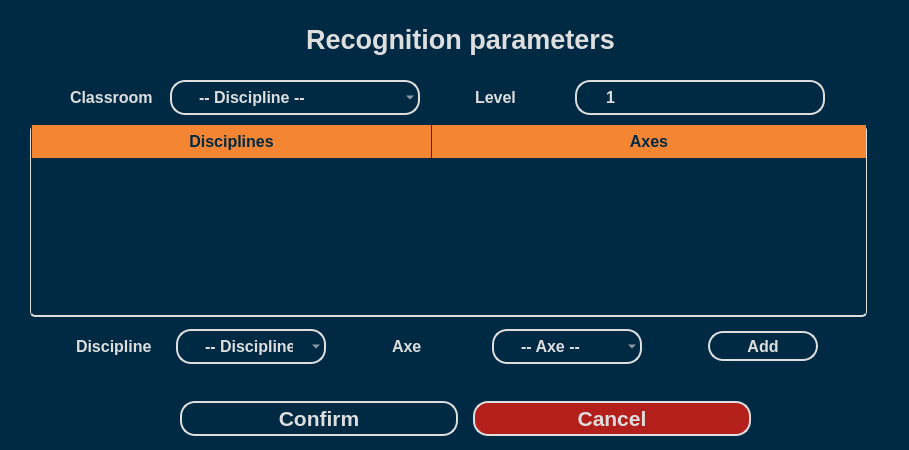
<?xml version="1.0" encoding="UTF-8"?>
<ui version="4.0">
 <class>Dialog</class>
 <widget class="QDialog" name="Dialog">
  <property name="windowModality">
   <enum>Qt::NonModal</enum>
  </property>
  <property name="geometry">
   <rect>
    <x>0</x>
    <y>0</y>
    <width>909</width>
    <height>450</height>
   </rect>
  </property>
  <property name="sizePolicy">
   <sizepolicy hsizetype="Fixed" vsizetype="Fixed">
    <horstretch>0</horstretch>
    <verstretch>0</verstretch>
   </sizepolicy>
  </property>
  <property name="minimumSize">
   <size>
    <width>773</width>
    <height>450</height>
   </size>
  </property>
  <property name="maximumSize">
   <size>
    <width>909</width>
    <height>450</height>
   </size>
  </property>
  <property name="font">
   <font>
    <family>Segoe UI</family>
    <pointsize>12</pointsize>
   </font>
  </property>
  <property name="windowTitle">
   <string>Update Student</string>
  </property>
  <property name="styleSheet">
   <string notr="true">background: #002A44;
color: #dedede;</string>
  </property>
  <property name="locale">
   <locale language="English" country="Cameroon"/>
  </property>
  <property name="sizeGripEnabled">
   <bool>true</bool>
  </property>
  <property name="modal">
   <bool>true</bool>
  </property>
  <widget class="QLabel" name="title_label">
   <property name="geometry">
    <rect>
     <x>260</x>
     <y>20</y>
     <width>401</width>
     <height>38</height>
    </rect>
   </property>
   <property name="sizePolicy">
    <sizepolicy hsizetype="Preferred" vsizetype="Expanding">
     <horstretch>0</horstretch>
     <verstretch>0</verstretch>
    </sizepolicy>
   </property>
   <property name="minimumSize">
    <size>
     <width>150</width>
     <height>35</height>
    </size>
   </property>
   <property name="maximumSize">
    <size>
     <width>16777215</width>
     <height>16777215</height>
    </size>
   </property>
   <property name="font">
    <font>
     <family>Segoe UI</family>
     <pointsize>20</pointsize>
     <weight>75</weight>
     <bold>true</bold>
    </font>
   </property>
   <property name="styleSheet">
    <string notr="true">color: #dedede;
background: transparent;</string>
   </property>
   <property name="text">
    <string>Recognition parameters</string>
   </property>
   <property name="alignment">
    <set>Qt::AlignCenter</set>
   </property>
  </widget>
  <widget class="QWidget" name="layoutWidget">
   <property name="geometry">
    <rect>
     <x>180</x>
     <y>400</y>
     <width>571</width>
     <height>37</height>
    </rect>
   </property>
   <layout class="QHBoxLayout" name="horizontalLayout_2">
    <property name="spacing">
     <number>15</number>
    </property>
    <item>
     <widget class="QPushButton" name="btn_confirm_request">
      <property name="enabled">
       <bool>true</bool>
      </property>
      <property name="sizePolicy">
       <sizepolicy hsizetype="Minimum" vsizetype="Expanding">
        <horstretch>0</horstretch>
        <verstretch>0</verstretch>
       </sizepolicy>
      </property>
      <property name="minimumSize">
       <size>
        <width>120</width>
        <height>0</height>
       </size>
      </property>
      <property name="maximumSize">
       <size>
        <width>300</width>
        <height>35</height>
       </size>
      </property>
      <property name="font">
       <font>
        <family>Segoe UI</family>
        <pointsize>16</pointsize>
        <weight>75</weight>
        <bold>true</bold>
       </font>
      </property>
      <property name="cursor">
       <cursorShape>PointingHandCursor</cursorShape>
      </property>
      <property name="styleSheet">
       <string notr="true">QPushButton {
	color: #dedede;
	background: #002A44;
	border: 2px solid #dedede;
	border-radius: 15px;
	padding: 1px 10px;
}

QPushButton:hover {
	background: #003c5f;
	border-color: #F38533;
}

QPushButton:!enabled
{
     background-color: #004c5f;
   	 border-right: 5px solid #dedede;
   	 border-left: 5px solid #dedede;
}

QPushButton:pressed {
	background: #F38533;
}</string>
      </property>
      <property name="text">
       <string>Confirm</string>
      </property>
     </widget>
    </item>
    <item>
     <widget class="QPushButton" name="btn_cancel_request">
      <property name="enabled">
       <bool>true</bool>
      </property>
      <property name="sizePolicy">
       <sizepolicy hsizetype="Minimum" vsizetype="Expanding">
        <horstretch>0</horstretch>
        <verstretch>0</verstretch>
       </sizepolicy>
      </property>
      <property name="minimumSize">
       <size>
        <width>120</width>
        <height>0</height>
       </size>
      </property>
      <property name="maximumSize">
       <size>
        <width>300</width>
        <height>35</height>
       </size>
      </property>
      <property name="font">
       <font>
        <family>Segoe UI</family>
        <pointsize>16</pointsize>
        <weight>75</weight>
        <bold>true</bold>
       </font>
      </property>
      <property name="cursor">
       <cursorShape>PointingHandCursor</cursorShape>
      </property>
      <property name="styleSheet">
       <string notr="true">QPushButton {
	color: #dedede;
	background: rgb(179, 32, 27);
	border: 2px solid #dedede;
	border-radius: 15px;
	padding: 1px 10px;
}

QPushButton:hover {
	border-color: #F38533;
}


QPushButton:!enabled
{
     background-color: #A03c5f;
   	 border-right: 5px solid #dedede;
   	 border-left: 5px solid #dedede;
}

QPushButton:pressed {
	background: #F38533;
}</string>
      </property>
      <property name="text">
       <string>Cancel</string>
      </property>
     </widget>
    </item>
   </layout>
  </widget>
  <widget class="QWidget" name="">
   <property name="geometry">
    <rect>
     <x>30</x>
     <y>80</y>
     <width>837</width>
     <height>290</height>
    </rect>
   </property>
   <layout class="QVBoxLayout" name="verticalLayout_2">
    <item>
     <layout class="QVBoxLayout" name="verticalLayout">
      <property name="spacing">
       <number>10</number>
      </property>
      <item>
       <layout class="QHBoxLayout" name="horizontalLayout_6">
        <property name="spacing">
         <number>15</number>
        </property>
        <item>
         <layout class="QHBoxLayout" name="horizontalLayout_5">
          <property name="spacing">
           <number>0</number>
          </property>
          <item>
           <widget class="QLabel" name="label_classroom">
            <property name="sizePolicy">
             <sizepolicy hsizetype="Preferred" vsizetype="Expanding">
              <horstretch>0</horstretch>
              <verstretch>0</verstretch>
             </sizepolicy>
            </property>
            <property name="minimumSize">
             <size>
              <width>100</width>
              <height>35</height>
             </size>
            </property>
            <property name="maximumSize">
             <size>
              <width>100</width>
              <height>16777215</height>
             </size>
            </property>
            <property name="font">
             <font>
              <family>Segoe UI</family>
              <pointsize>12</pointsize>
              <weight>75</weight>
              <bold>true</bold>
             </font>
            </property>
            <property name="styleSheet">
             <string notr="true">color: #dedede;
background: transparent;</string>
            </property>
            <property name="text">
             <string>Classroom</string>
            </property>
           </widget>
          </item>
          <item>
           <widget class="QComboBox" name="select_classroom">
            <property name="sizePolicy">
             <sizepolicy hsizetype="Fixed" vsizetype="Expanding">
              <horstretch>0</horstretch>
              <verstretch>0</verstretch>
             </sizepolicy>
            </property>
            <property name="minimumSize">
             <size>
              <width>250</width>
              <height>35</height>
             </size>
            </property>
            <property name="maximumSize">
             <size>
              <width>250</width>
              <height>35</height>
             </size>
            </property>
            <property name="font">
             <font>
              <family>Segoe UI</family>
              <pointsize>12</pointsize>
              <weight>75</weight>
              <bold>true</bold>
             </font>
            </property>
            <property name="cursor">
             <cursorShape>PointingHandCursor</cursorShape>
            </property>
            <property name="styleSheet">
             <string notr="true">QComboBox {
	padding: 0 15px 0 27px;
	border: 2px solid #dedede;
	color: #dedede;
	background: transparent;
	border-radius: 15px;
}

QComboBox QAbstractItemView {
	color: #dedede;
	padding: 10px;
	selection-background-color: #F38533;
}

QComboBox:hover {
	border-color: #F38533;
}

</string>
            </property>
            <property name="placeholderText">
             <string>-- Discipline --</string>
            </property>
            <item>
             <property name="text">
              <string>GIT</string>
             </property>
            </item>
            <item>
             <property name="text">
              <string>TTIC</string>
             </property>
            </item>
            <item>
             <property name="text">
              <string>GP</string>
             </property>
            </item>
            <item>
             <property name="text">
              <string>GAM</string>
             </property>
            </item>
            <item>
             <property name="text">
              <string>ROI</string>
             </property>
            </item>
            <item>
             <property name="text">
              <string>GESI</string>
             </property>
            </item>
            <item>
             <property name="text">
              <string>GC</string>
             </property>
            </item>
            <item>
             <property name="text">
              <string>TAU</string>
             </property>
            </item>
           </widget>
          </item>
         </layout>
        </item>
        <item>
         <layout class="QHBoxLayout" name="horizontalLayout">
          <property name="spacing">
           <number>0</number>
          </property>
          <item>
           <widget class="QLabel" name="student_level_label">
            <property name="sizePolicy">
             <sizepolicy hsizetype="Preferred" vsizetype="Expanding">
              <horstretch>0</horstretch>
              <verstretch>0</verstretch>
             </sizepolicy>
            </property>
            <property name="minimumSize">
             <size>
              <width>100</width>
              <height>35</height>
             </size>
            </property>
            <property name="maximumSize">
             <size>
              <width>100</width>
              <height>16777215</height>
             </size>
            </property>
            <property name="font">
             <font>
              <family>Segoe UI</family>
              <pointsize>12</pointsize>
              <weight>75</weight>
              <bold>true</bold>
             </font>
            </property>
            <property name="styleSheet">
             <string notr="true">color: #dedede;
background: transparent;</string>
            </property>
            <property name="text">
             <string>Level</string>
            </property>
           </widget>
          </item>
          <item>
           <widget class="QSpinBox" name="level_spinBox">
            <property name="sizePolicy">
             <sizepolicy hsizetype="Fixed" vsizetype="Expanding">
              <horstretch>0</horstretch>
              <verstretch>0</verstretch>
             </sizepolicy>
            </property>
            <property name="minimumSize">
             <size>
              <width>250</width>
              <height>35</height>
             </size>
            </property>
            <property name="maximumSize">
             <size>
              <width>16777215</width>
              <height>35</height>
             </size>
            </property>
            <property name="font">
             <font>
              <family>Segoe UI</family>
              <pointsize>12</pointsize>
              <weight>75</weight>
              <bold>true</bold>
             </font>
            </property>
            <property name="styleSheet">
             <string notr="true">QSpinBox {
	padding: 0 15px 0 27px;
	border: 2px solid #dedede;
	color: #dedede;
	background: transparent;
	border-radius: 15px;
}

QSpinBox:hover, QSpinBox:focus {
	border-color: #F38533;
}</string>
            </property>
            <property name="minimum">
             <number>1</number>
            </property>
            <property name="maximum">
             <number>5</number>
            </property>
           </widget>
          </item>
         </layout>
        </item>
       </layout>
      </item>
      <item>
       <widget class="QTableWidget" name="table_discipline_axe">
        <property name="sizePolicy">
         <sizepolicy hsizetype="Expanding" vsizetype="Expanding">
          <horstretch>0</horstretch>
          <verstretch>0</verstretch>
         </sizepolicy>
        </property>
        <property name="cursor" stdset="0">
         <cursorShape>PointingHandCursor</cursorShape>
        </property>
        <property name="styleSheet">
         <string notr="true">*{
	background: #003C5F;
	font-size: 16px;
	color: #dedede;
}

QTableWidget {
	background: #002A44;
	border-radius: 5px;
	border-bottom: 2px solid #dedede;
	border-left: 1px solid #dedede;
	border-right: 1px solid #dedede;
}

 QScrollBar:vertical {
	border: none;
    background: rgb(52, 59, 72);
    width: 14px;
    margin: 21px 0 21px 0;
	border-radius: 0px;
 }

 QScrollBar::handle:vertical {	
	background: rgb(85, 170, 255);
    min-height: 25px;
	border-radius: 7px
 }
 QScrollBar::add-line:vertical {
     border: none;
    background: rgb(55, 63, 77);
     height: 20px;
	border-bottom-left-radius: 7px;
    border-bottom-right-radius: 7px;
     subcontrol-position: bottom;
     subcontrol-origin: margin;
 }
 QScrollBar::sub-line:vertical {
	border: none;
    background: rgb(55, 63, 77);
     height: 20px;
	border-top-left-radius: 7px;
    border-top-right-radius: 7px;
     subcontrol-position: top;
     subcontrol-origin: margin;
 }

 QScrollBar::up-arrow:vertical, QScrollBar::down-arrow:vertical {
     background: none;
 }

 QScrollBar::add-page:vertical, QScrollBar::sub-page:vertical {
     background: none;
 }


QHeaderView::section:horizontal {
	background-color: #F38533;
	padding: 5px;
	font-size: 16px;
	font-weight: bold;
	color: #002A44;
	border-radius: 0;
	border-left: 1px solid #003C5F;
}

QTableView::item {
	background: #002A44;
	border-left: 1px solid #003c5f;
	color: #dedede;
	padding-left: 10px;
}

QTableView::item:hover, QTableView::item:selected, QTableView::item:focus {
	background: #003c5f;
	color: #dedede;
}
</string>
        </property>
        <property name="frameShape">
         <enum>QFrame::NoFrame</enum>
        </property>
        <property name="verticalScrollBarPolicy">
         <enum>Qt::ScrollBarAsNeeded</enum>
        </property>
        <property name="editTriggers">
         <set>QAbstractItemView::NoEditTriggers</set>
        </property>
        <property name="alternatingRowColors">
         <bool>false</bool>
        </property>
        <property name="selectionMode">
         <enum>QAbstractItemView::SingleSelection</enum>
        </property>
        <property name="selectionBehavior">
         <enum>QAbstractItemView::SelectRows</enum>
        </property>
        <property name="textElideMode">
         <enum>Qt::ElideLeft</enum>
        </property>
        <property name="gridStyle">
         <enum>Qt::NoPen</enum>
        </property>
        <property name="sortingEnabled">
         <bool>true</bool>
        </property>
        <property name="wordWrap">
         <bool>true</bool>
        </property>
        <property name="cornerButtonEnabled">
         <bool>true</bool>
        </property>
        <attribute name="horizontalHeaderCascadingSectionResizes">
         <bool>true</bool>
        </attribute>
        <attribute name="horizontalHeaderDefaultSectionSize">
         <number>400</number>
        </attribute>
        <attribute name="horizontalHeaderStretchLastSection">
         <bool>true</bool>
        </attribute>
        <attribute name="verticalHeaderVisible">
         <bool>false</bool>
        </attribute>
        <attribute name="verticalHeaderStretchLastSection">
         <bool>false</bool>
        </attribute>
        <column>
         <property name="text">
          <string>Disciplines</string>
         </property>
        </column>
        <column>
         <property name="text">
          <string>Axes</string>
         </property>
        </column>
       </widget>
      </item>
     </layout>
    </item>
    <item>
     <layout class="QHBoxLayout" name="horizontalLayout_7">
      <property name="spacing">
       <number>20</number>
      </property>
      <item>
       <layout class="QHBoxLayout" name="horizontalLayout_3">
        <property name="spacing">
         <number>0</number>
        </property>
        <item>
         <widget class="QLabel" name="student_discipline_label">
          <property name="sizePolicy">
           <sizepolicy hsizetype="Preferred" vsizetype="Expanding">
            <horstretch>0</horstretch>
            <verstretch>0</verstretch>
           </sizepolicy>
          </property>
          <property name="minimumSize">
           <size>
            <width>100</width>
            <height>35</height>
           </size>
          </property>
          <property name="maximumSize">
           <size>
            <width>100</width>
            <height>16777215</height>
           </size>
          </property>
          <property name="font">
           <font>
            <family>Segoe UI</family>
            <pointsize>12</pointsize>
            <weight>75</weight>
            <bold>true</bold>
           </font>
          </property>
          <property name="styleSheet">
           <string notr="true">color: #dedede;
background: transparent;</string>
          </property>
          <property name="text">
           <string>Discipline</string>
          </property>
         </widget>
        </item>
        <item>
         <widget class="QComboBox" name="discipline_comboBox">
          <property name="sizePolicy">
           <sizepolicy hsizetype="Fixed" vsizetype="Expanding">
            <horstretch>0</horstretch>
            <verstretch>0</verstretch>
           </sizepolicy>
          </property>
          <property name="minimumSize">
           <size>
            <width>150</width>
            <height>35</height>
           </size>
          </property>
          <property name="maximumSize">
           <size>
            <width>150</width>
            <height>35</height>
           </size>
          </property>
          <property name="font">
           <font>
            <family>Segoe UI</family>
            <pointsize>12</pointsize>
            <weight>75</weight>
            <bold>true</bold>
           </font>
          </property>
          <property name="cursor">
           <cursorShape>PointingHandCursor</cursorShape>
          </property>
          <property name="styleSheet">
           <string notr="true">QComboBox {
	padding: 0 15px 0 27px;
	border: 2px solid #dedede;
	color: #dedede;
	background: transparent;
	border-radius: 15px;
}

QComboBox QAbstractItemView {
	color: #dedede;
	padding: 10px;
	selection-background-color: #F38533;
}

QComboBox:hover {
	border-color: #F38533;
}

</string>
          </property>
          <property name="placeholderText">
           <string>-- Discipline --</string>
          </property>
          <item>
           <property name="text">
            <string>GIT</string>
           </property>
          </item>
          <item>
           <property name="text">
            <string>TTIC</string>
           </property>
          </item>
          <item>
           <property name="text">
            <string>GP</string>
           </property>
          </item>
          <item>
           <property name="text">
            <string>GAM</string>
           </property>
          </item>
          <item>
           <property name="text">
            <string>ROI</string>
           </property>
          </item>
          <item>
           <property name="text">
            <string>GESI</string>
           </property>
          </item>
          <item>
           <property name="text">
            <string>GC</string>
           </property>
          </item>
          <item>
           <property name="text">
            <string>TAU</string>
           </property>
          </item>
         </widget>
        </item>
       </layout>
      </item>
      <item>
       <layout class="QHBoxLayout" name="horizontalLayout_4">
        <property name="spacing">
         <number>0</number>
        </property>
        <item>
         <widget class="QLabel" name="student_axe_label">
          <property name="sizePolicy">
           <sizepolicy hsizetype="Preferred" vsizetype="Expanding">
            <horstretch>0</horstretch>
            <verstretch>0</verstretch>
           </sizepolicy>
          </property>
          <property name="minimumSize">
           <size>
            <width>100</width>
            <height>35</height>
           </size>
          </property>
          <property name="maximumSize">
           <size>
            <width>100</width>
            <height>16777215</height>
           </size>
          </property>
          <property name="font">
           <font>
            <family>Segoe UI</family>
            <pointsize>12</pointsize>
            <weight>75</weight>
            <bold>true</bold>
           </font>
          </property>
          <property name="styleSheet">
           <string notr="true">color: #dedede;
background: transparent;</string>
          </property>
          <property name="text">
           <string>Axe</string>
          </property>
         </widget>
        </item>
        <item>
         <widget class="QComboBox" name="axe_comboBox">
          <property name="sizePolicy">
           <sizepolicy hsizetype="Fixed" vsizetype="Expanding">
            <horstretch>0</horstretch>
            <verstretch>0</verstretch>
           </sizepolicy>
          </property>
          <property name="minimumSize">
           <size>
            <width>150</width>
            <height>35</height>
           </size>
          </property>
          <property name="maximumSize">
           <size>
            <width>150</width>
            <height>35</height>
           </size>
          </property>
          <property name="font">
           <font>
            <family>Segoe UI</family>
            <pointsize>12</pointsize>
            <weight>75</weight>
            <bold>true</bold>
           </font>
          </property>
          <property name="cursor">
           <cursorShape>PointingHandCursor</cursorShape>
          </property>
          <property name="styleSheet">
           <string notr="true">QComboBox {
	padding: 0 15px 0 27px;
	border: 2px solid #dedede;
	color: #dedede;
	background: transparent;
	border-radius: 15px;
}

QComboBox QAbstractItemView {
	color: #dedede;
	padding: 10px;
	selection-background-color: #F38533;
}

QComboBox:hover {
	border-color: #F38533;
}

</string>
          </property>
          <property name="placeholderText">
           <string>-- Axe --</string>
          </property>
         </widget>
        </item>
       </layout>
      </item>
      <item>
       <widget class="QPushButton" name="btn_add_axe">
        <property name="sizePolicy">
         <sizepolicy hsizetype="Minimum" vsizetype="Expanding">
          <horstretch>0</horstretch>
          <verstretch>0</verstretch>
         </sizepolicy>
        </property>
        <property name="minimumSize">
         <size>
          <width>110</width>
          <height>30</height>
         </size>
        </property>
        <property name="maximumSize">
         <size>
          <width>110</width>
          <height>30</height>
         </size>
        </property>
        <property name="font">
         <font>
          <family>Segoe UI</family>
          <pointsize>12</pointsize>
          <weight>75</weight>
          <bold>true</bold>
         </font>
        </property>
        <property name="cursor">
         <cursorShape>PointingHandCursor</cursorShape>
        </property>
        <property name="styleSheet">
         <string notr="true">QPushButton {
	color: #dedede;
	background: #002A44;
	border: 2px solid #dedede;
	border-radius: 15px;
	padding: 1px 10px;
}

QPushButton:hover {
	background: #003c5f;
	border-color: #F38533;
}


QPushButton:!enabled
{
     background-color: #004c5f;
   	 border-right: 5px solid #dedede;
   	 border-left: 5px solid #dedede;
}

QPushButton:pressed {
	background: #F38533;
}</string>
        </property>
        <property name="locale">
         <locale language="English" country="Cameroon"/>
        </property>
        <property name="text">
         <string>Add</string>
        </property>
       </widget>
      </item>
     </layout>
    </item>
   </layout>
  </widget>
 </widget>
 <resources/>
 <connections/>
</ui>
